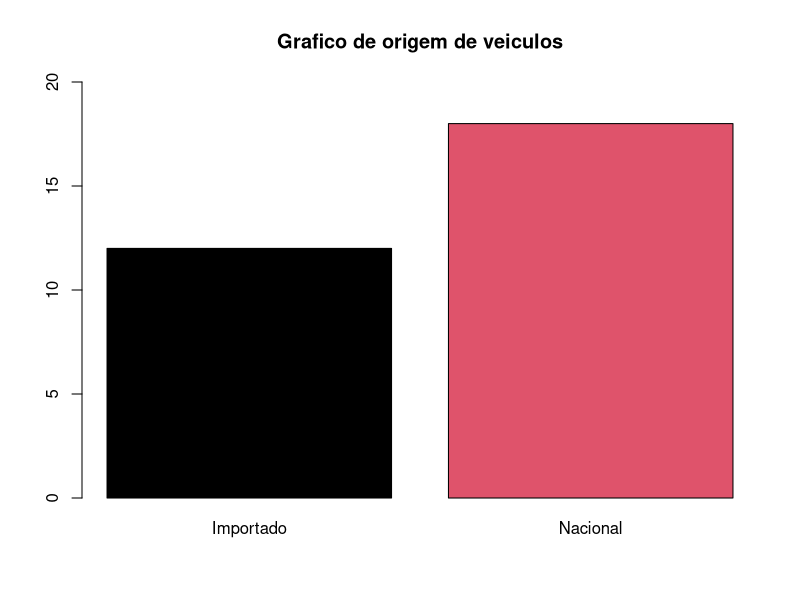

R code for this plot: (Note: this script raises an error after producing the figure.)
dados <- read.csv("conjuntodeDados.csv", header = TRUE, sep = ";", dec = ",")
attach(dados)

table(Origem)
ni<-c(12,18)
names(ni)<-c("Importado","Nacional")
barplot(ni, main = "Grafico de origem de veiculos", ylim = c(0,20), col = c(1,2))
text(locator(n=2),c("40%","60%"))

hist(Preco, main = "Histograma de Preco dos Veiculos", ylim = range(0, 12), col=c(1,2,3,4,5,6,7,8))
hist(Comprimento, main = "Histograma do Comprimento dos Veiculos", xlim = range(3, 5), col=c(1,2,3,4,5,6,7), ylim = c(0, 10))

mean(Motor)

mean(Preco)
mean(Comprimento)

plot(Preco~Origem, main = "Analise de Preco por Origem", col = c(2,3))

help("boxplot")
